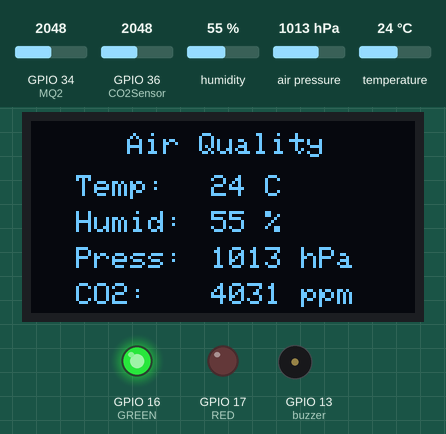
Bench run of a sketch on a simulated ESP32. Shown: 128×64 one-colour display, output pins drawn as LEDs (lit = HIGH), buzzer (waves = sounding, pin HIGH). Inputs (shaded band) come from the test bench; at power-on: GPIO 36 (CO2Sensor) = 2048, GPIO 34 (MQ2) = 2048, humidity 55 %, air pressure 1013 hPa, temperature 24 °C (analog values on the 0–4095 scale). WiFi joins after 1.5 s; servers stay silent unless stated; what the sketch prints to the serial monitor is not drawn.

Above: at 7.5 s.
7.6 s: GPIO 36 (CO2Sensor) set to 1987
At 9.1 s:
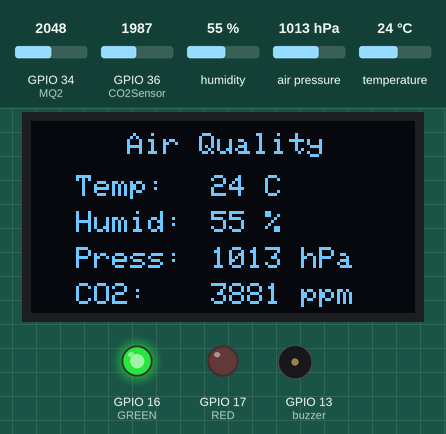
9.4 s: GPIO 34 (MQ2) set to 2354
11.0 s: GPIO 34 (MQ2) set to 2474
At 12.9 s:
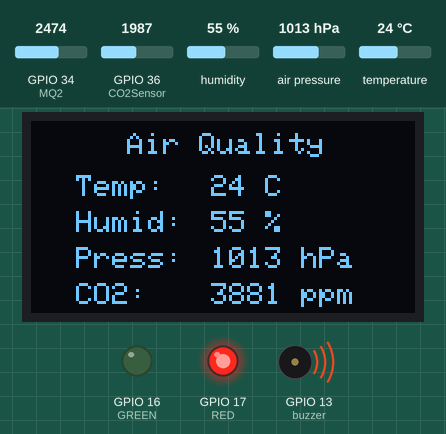
13.3 s: humidity set to 22 %
At 15.1 s:
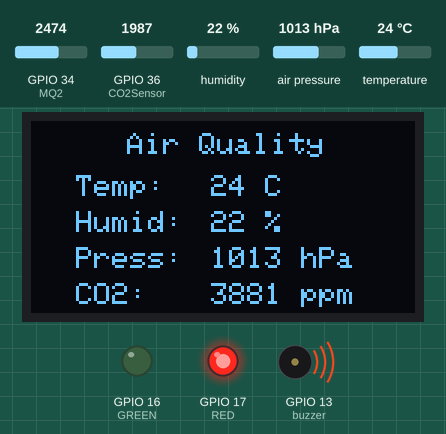
15.4 s: air pressure set to 952 hPa
At 16.6 s:
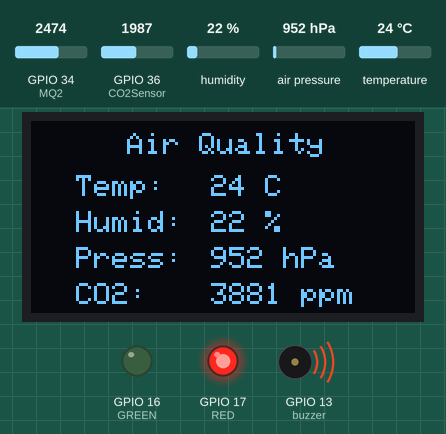
17.4 s: GPIO 36 (CO2Sensor) set to 358
At 19.1 s:
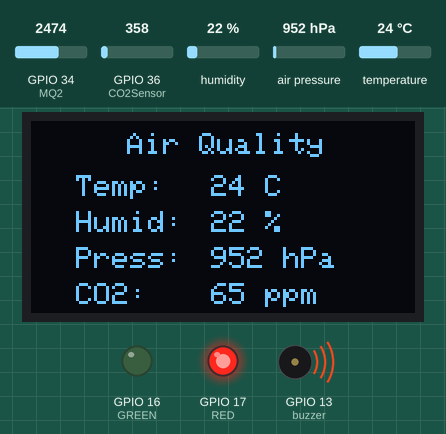
19.4 s: GPIO 36 (CO2Sensor) set to 303
At 20.9 s:
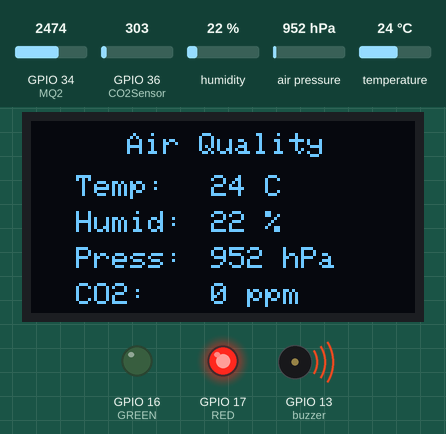
Timing chart, 0 to 22.4 s (numbered marks = the images above; inputs shaded):
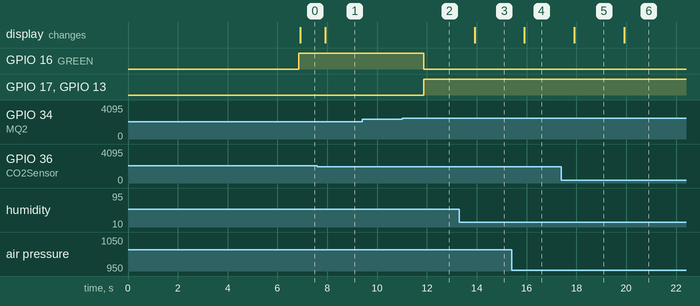

Measured:
- the behaviour switches between 2048 and 2047 on GPIO 36 (CO2Sensor) (found by bisection; images 0 and 1)
- the behaviour switches between 2403 and 2404 on GPIO 34 (MQ2) (found by bisection; images 1 and 2)
- after the input at 7.6 s, the display: changes after 0.32 s (image 1)
- after the input at 9.4 s, every drawn part: stays the same
- after the input at 11.0 s, GPIO 16 (GREEN): HIGH → LOW after 0.86 s; GPIO 17 (RED), GPIO 13 (buzzer): LOW → HIGH after 0.86 s
- after the input at 13.3 s, the display: changes after 0.62 s (image 3)
- after the input at 15.4 s, the display: changes after 0.51 s (image 4)
- after the input at 17.4 s, the display: changes after 0.51 s (image 5)
- after the input at 19.4 s, the display: changes after 0.51 s (image 6)

The sketch:

Air_Quality_New_Blynk2_ESP32.ino
```cpp
#define BLYNK_TEMPLATE_ID "TMPLvT7evAP3"
#define BLYNK_DEVICE_NAME "Blynk"
#define BLYNK_AUTH_TOKEN "5iXYo8D2VpHQ0q84BLAF8JRL7YgKLBb6"

#define BLYNK_PRINT Serial

#include <WiFi.h>
#include <WiFiClient.h>
#include <BlynkSimpleEsp32.h>

char auth[] = BLYNK_AUTH_TOKEN;
char ssid[] = "Chandra";
char pass[] = "passw0rd@22";

#include <Wire.h>
#include <Adafruit_Sensor.h>
#include <Adafruit_BME280.h>
#include <Adafruit_GFX.h>
#include <Adafruit_SH110X.h>

#define SCREEN_WIDTH 128 // OLED display width, in pixels
#define SCREEN_HEIGHT 64 // OLED display height, in pixels

#define OLED_RESET -1 // Reset pin # (or -1 if sharing Arduino reset pin)
Adafruit_SH1106G display(SCREEN_WIDTH, SCREEN_HEIGHT, &Wire, OLED_RESET); // Declaration for an SH1106 display connected to I2C (SDA, SCL pins)

// 'Air Quality', 128x64px
const unsigned char splash [] PROGMEM =
{
  0x00, 0x00, 0x00, 0x00, 0x00, 0x00, 0x00, 0x00, 0x00, 0x00, 0x00, 0x00, 0x00, 0x00, 0x00, 0x00,
  0x00, 0x00, 0x00, 0x00, 0x00, 0x00, 0x00, 0x00, 0x00, 0x00, 0x00, 0x00, 0x00, 0x00, 0x00, 0x00,
  0x00, 0x00, 0x00, 0x00, 0x00, 0x00, 0x00, 0x00, 0x00, 0x00, 0x00, 0x00, 0x00, 0x00, 0x00, 0x00,
  0x00, 0x00, 0x00, 0x00, 0x00, 0x00, 0x00, 0x00, 0x00, 0x00, 0x00, 0x00, 0x00, 0x00, 0x00, 0x00,
  0x00, 0x00, 0x00, 0x00, 0x00, 0x00, 0x00, 0x03, 0x80, 0x00, 0x00, 0x00, 0x00, 0x00, 0x00, 0x00,
  0x00, 0x00, 0x00, 0x00, 0x00, 0x00, 0x00, 0x07, 0xc0, 0x00, 0x00, 0x00, 0x00, 0x00, 0x00, 0x00,
  0x00, 0x00, 0x00, 0x00, 0x00, 0x00, 0x00, 0x0e, 0xe0, 0x00, 0x00, 0x00, 0x00, 0x00, 0x00, 0x00,
  0x00, 0x00, 0x00, 0x00, 0x00, 0x00, 0x00, 0x1c, 0x70, 0x00, 0x00, 0x00, 0x00, 0x00, 0x00, 0x00,
  0x00, 0x00, 0x00, 0x00, 0x00, 0x00, 0x00, 0x38, 0x38, 0x00, 0x00, 0x00, 0x00, 0x00, 0x00, 0x00,
  0x00, 0x00, 0x00, 0x00, 0x00, 0x00, 0x00, 0x70, 0x1c, 0x00, 0x00, 0x00, 0x00, 0x00, 0x00, 0x00,
  0x00, 0x00, 0x00, 0x00, 0x00, 0x00, 0x00, 0xe0, 0x0e, 0x00, 0x00, 0x00, 0x00, 0x00, 0x00, 0x00,
  0x00, 0x00, 0x00, 0x00, 0x00, 0x00, 0x01, 0xc0, 0x07, 0x00, 0x00, 0x00, 0x00, 0x00, 0x00, 0x00,
  0x00, 0x00, 0x00, 0x00, 0x00, 0x00, 0x03, 0x80, 0x03, 0xc0, 0x00, 0x00, 0x00, 0x00, 0x00, 0x00,
  0x00, 0x00, 0x00, 0x00, 0x00, 0x00, 0x07, 0x00, 0x00, 0xe0, 0x00, 0x00, 0x00, 0x00, 0x00, 0x00,
  0x00, 0x00, 0x00, 0x00, 0x00, 0x00, 0x0e, 0x00, 0x00, 0x70, 0x00, 0x00, 0x00, 0x00, 0x00, 0x00,
  0x00, 0x00, 0x00, 0x00, 0x00, 0x00, 0x1c, 0x00, 0x00, 0x38, 0x00, 0x00, 0x00, 0x00, 0x00, 0x00,
  0x00, 0x00, 0x00, 0x00, 0x00, 0x00, 0x38, 0x00, 0x00, 0x1c, 0x00, 0x00, 0x00, 0x00, 0x00, 0x00,
  0x00, 0x00, 0x00, 0x00, 0x00, 0x00, 0x70, 0x00, 0x00, 0x0e, 0x00, 0x00, 0x00, 0x00, 0x00, 0x00,
  0x00, 0x00, 0x00, 0x00, 0x00, 0x00, 0xe0, 0x00, 0x00, 0x07, 0x00, 0x00, 0x00, 0x00, 0x00, 0x00,
  0x00, 0x00, 0x00, 0x00, 0x00, 0x01, 0xc0, 0x00, 0x00, 0x03, 0x80, 0x00, 0x00, 0x00, 0x00, 0x00,
  0x00, 0x00, 0x00, 0x00, 0x00, 0x03, 0x80, 0x00, 0x00, 0x01, 0xc0, 0x00, 0x00, 0x00, 0x00, 0x00,
  0x00, 0x00, 0x00, 0x00, 0x00, 0x07, 0x00, 0x00, 0x00, 0x00, 0xe0, 0x00, 0x00, 0x00, 0x00, 0x00,
  0x00, 0x00, 0x00, 0x00, 0x00, 0x0e, 0x00, 0x00, 0x00, 0x00, 0x70, 0x00, 0x00, 0x00, 0x00, 0x00,
  0x00, 0x00, 0x00, 0x00, 0x00, 0x0c, 0x61, 0xf1, 0xf0, 0x06, 0x30, 0x00, 0x00, 0x00, 0x00, 0x00,
  0x00, 0x00, 0x00, 0x00, 0x00, 0x00, 0x63, 0x9b, 0x38, 0x06, 0x00, 0x00, 0x00, 0x00, 0x00, 0x00,
  0x00, 0x00, 0x00, 0x00, 0x00, 0x00, 0x63, 0x06, 0x18, 0x06, 0x00, 0x00, 0x00, 0x00, 0x00, 0x00,
  0x00, 0x00, 0x00, 0x00, 0x00, 0x00, 0x63, 0x06, 0x0c, 0x06, 0x00, 0x00, 0x00, 0x00, 0x00, 0x00,
  0x00, 0x00, 0x00, 0x00, 0x00, 0x00, 0x63, 0x06, 0x0c, 0x06, 0x00, 0x00, 0x00, 0x00, 0x00, 0x00,
  0x00, 0x00, 0x00, 0x00, 0x00, 0x00, 0x63, 0x06, 0x08, 0x06, 0x00, 0x00, 0x00, 0x00, 0x00, 0x00,
  0x00, 0x00, 0x00, 0x00, 0x00, 0x00, 0x63, 0x06, 0x19, 0xc6, 0x00, 0x00, 0x00, 0x00, 0x00, 0x00,
  0x00, 0x00, 0x00, 0x00, 0x00, 0x00, 0x63, 0xfb, 0xb8, 0xc6, 0x00, 0x00, 0x00, 0x00, 0x00, 0x00,
  0x00, 0x00, 0x00, 0x00, 0x00, 0x00, 0x61, 0xf1, 0xf0, 0xc6, 0x00, 0x00, 0x00, 0x00, 0x00, 0x00,
  0x00, 0x00, 0x00, 0x00, 0x00, 0x00, 0x60, 0x00, 0x00, 0xc6, 0x00, 0x00, 0x00, 0x00, 0x00, 0x00,
  0x00, 0x00, 0x00, 0x00, 0x00, 0x00, 0x60, 0x00, 0x01, 0x86, 0x00, 0x00, 0x00, 0x00, 0x00, 0x00,
  0x00, 0x00, 0x00, 0x00, 0x00, 0x00, 0x60, 0x00, 0x03, 0xc6, 0x00, 0x00, 0x00, 0x00, 0x00, 0x00,
  0x00, 0x00, 0x00, 0x00, 0x00, 0x00, 0x60, 0x00, 0x01, 0xc6, 0x00, 0x00, 0x00, 0x00, 0x00, 0x00,
  0x00, 0x00, 0x00, 0x00, 0x00, 0x00, 0x60, 0x00, 0x00, 0x06, 0x00, 0x00, 0x00, 0x00, 0x00, 0x00,
  0x00, 0x00, 0x00, 0x00, 0x00, 0x00, 0x60, 0x00, 0x00, 0x06, 0x00, 0x00, 0x00, 0x00, 0x00, 0x00,
  0x00, 0x00, 0x00, 0x00, 0x00, 0x00, 0x60, 0x00, 0x00, 0x06, 0x00, 0x00, 0x00, 0x00, 0x00, 0x00,
  0x00, 0x00, 0x00, 0x00, 0x00, 0x00, 0x60, 0x00, 0x00, 0x06, 0x00, 0x00, 0x00, 0x00, 0x00, 0x00,
  0x00, 0x00, 0x00, 0x00, 0x00, 0x00, 0x60, 0x00, 0x00, 0x06, 0x00, 0x00, 0x00, 0x00, 0x00, 0x00,
  0x00, 0x00, 0x00, 0x00, 0x00, 0x00, 0x60, 0x00, 0x00, 0x06, 0x00, 0x00, 0x00, 0x00, 0x00, 0x00,
  0x00, 0x00, 0x00, 0x00, 0x00, 0x00, 0x60, 0x00, 0x00, 0x06, 0x00, 0x00, 0x00, 0x00, 0x00, 0x00,
  0x00, 0x00, 0x00, 0x00, 0x00, 0x00, 0x60, 0x00, 0x00, 0x06, 0x00, 0x00, 0x00, 0x00, 0x00, 0x00,
  0x00, 0x00, 0x00, 0x00, 0x00, 0x00, 0x60, 0x00, 0x00, 0x06, 0x00, 0x00, 0x00, 0x00, 0x00, 0x00,
  0x00, 0x00, 0x00, 0x00, 0x00, 0x00, 0x70, 0x00, 0x00, 0x0c, 0x00, 0x00, 0x00, 0x00, 0x00, 0x00,
  0x00, 0x00, 0x00, 0x00, 0x00, 0x00, 0x3f, 0xff, 0xff, 0xfc, 0x00, 0x00, 0x00, 0x00, 0x00, 0x00,
  0x00, 0x00, 0x00, 0x00, 0x00, 0x00, 0x1f, 0xff, 0xff, 0xf8, 0x00, 0x00, 0x00, 0x00, 0x00, 0x00,
  0x00, 0x00, 0x00, 0x00, 0x00, 0x00, 0x00, 0x00, 0x00, 0x00, 0x00, 0x00, 0x00, 0x00, 0x00, 0x00,
  0x00, 0x00, 0x00, 0x00, 0x00, 0x00, 0x00, 0x00, 0x00, 0x00, 0x00, 0x00, 0x00, 0x00, 0x00, 0x00,
  0x00, 0x00, 0x00, 0x00, 0x00, 0x00, 0x00, 0x00, 0x00, 0x00, 0x00, 0x00, 0x00, 0x00, 0x00, 0x00,
  0x00, 0x00, 0x00, 0x00, 0x00, 0x00, 0x00, 0x00, 0x00, 0x00, 0x00, 0x00, 0x00, 0x00, 0x00, 0x00,
  0x00, 0x00, 0x00, 0x00, 0x00, 0x00, 0x00, 0x00, 0x00, 0x00, 0x00, 0x00, 0x00, 0x00, 0x00, 0x00,
  0x00, 0x00, 0x00, 0x00, 0x00, 0x00, 0x00, 0x00, 0x00, 0x00, 0x00, 0x00, 0x00, 0x00, 0x00, 0x00,
  0x00, 0x00, 0x00, 0x00, 0x00, 0x00, 0x00, 0x00, 0x00, 0x00, 0x00, 0x00, 0x00, 0x00, 0x00, 0x00,
  0x00, 0x00, 0x00, 0x00, 0x00, 0x00, 0x00, 0x00, 0x00, 0x00, 0x00, 0x00, 0x00, 0x00, 0x00, 0x00,
  0x00, 0x00, 0x00, 0x00, 0x00, 0x00, 0x00, 0x00, 0x00, 0x00, 0x00, 0x00, 0x00, 0x00, 0x00, 0x00,
  0x00, 0x00, 0x00, 0x00, 0x00, 0x00, 0x00, 0x00, 0x00, 0x00, 0x00, 0x00, 0x00, 0x00, 0x00, 0x00,
  0x00, 0x00, 0x00, 0x00, 0x00, 0x00, 0x00, 0x00, 0x00, 0x00, 0x00, 0x00, 0x00, 0x00, 0x00, 0x00,
  0x00, 0x00, 0x00, 0x00, 0x00, 0x00, 0x00, 0x00, 0x00, 0x00, 0x00, 0x00, 0x00, 0x00, 0x00, 0x00,
  0x00, 0x00, 0x00, 0x00, 0x00, 0x00, 0x00, 0x00, 0x00, 0x00, 0x00, 0x00, 0x00, 0x00, 0x00, 0x00,
  0x00, 0x00, 0x00, 0x00, 0x00, 0x00, 0x00, 0x00, 0x00, 0x00, 0x00, 0x00, 0x00, 0x00, 0x00, 0x00,
  0x00, 0x00, 0x00, 0x00, 0x00, 0x00, 0x00, 0x00, 0x00, 0x00, 0x00, 0x00, 0x00, 0x00, 0x00, 0x00,
  0x00, 0x00, 0x00, 0x00, 0x00, 0x00, 0x00, 0x00, 0x00, 0x00, 0x00, 0x00, 0x00, 0x00, 0x00, 0x00
};

int CO2Sensor = 36;

Adafruit_BME280 bme;

int temp = 0;
int humid = 0;
int pressure = 0;
int CO2 = 0;
BlynkTimer timer;


#define MQ2 34
#define GREEN 16
#define RED 17
#define buzzer  13
int MQ2_Val = 0;

void setup() //Setup function - only function that is run in deep sleep mode
{
  Serial.begin(9600); //Start the serial output at 115,200 baud
  pinMode(GREEN, OUTPUT);
  pinMode(RED, OUTPUT);
  pinMode(buzzer, OUTPUT);

  analogReadResolution(10); //Set the resolution of the analogue input
  if (!display.begin(0x3C)) //Connect to the OLED display
  {
    Serial.println(F("SH1106 allocation failed")); //If connection fails
    for (;;); //Don't proceed, loop forever
  }
  display.clearDisplay(); //Clear the display
  display.setTextColor(SH110X_WHITE); //Set the text colour to white
  display.drawBitmap(0, 0, splash, 128, 64, SH110X_WHITE); //Display bitmap from array
  display.setTextSize(1); //Set the text size
  display.setCursor(30, 50);
  display.print(F("Air Quality"));
  display.display();

  unsigned status;
  status = bme.begin(); //Connect to BME sensor
  if (!status)
  {
    Serial.println("Could not find a valid BME280 sensor");
  }
  delay(2000);
  Blynk.begin(auth, ssid, pass);//Splash screen delay
  delay(2000);
  timer.setInterval(1000L, mySensor);
}

void loop() //Loop function
{
  Blynk.run();
  timer.run();
}

void mySensor()
{

  recTemp ();
  recHumid ();
  recPress ();
  recCO2 ();
  mq2_data();
  Blynk.virtualWrite(V0, temp);
  Blynk.virtualWrite(V1, humid);
  Blynk.virtualWrite(V2, pressure);
  Blynk.virtualWrite(V3, CO2);
  Blynk.virtualWrite(V4, MQ2_Val);

  Serial.print("Temp: ");
  Serial.println(temp);
  Serial.print("Humidity: ");
  Serial.println(humid);
  Serial.print("Pressure: ");
  Serial.println(pressure);
  Serial.print("CO2: ");
  Serial.println(CO2);
  if (CO2 <= 0)
  {
    CO2=0;
    Serial.println(CO2);
  }
//   else
//   {
//     Serial.println("Preheating");
//   }
  display.clearDisplay(); //Clear display
  display.setCursor(32, 4);
  display.print(F("Air Quality"));
  display.setCursor(15, 18); //Set the display cursor position
  display.print(F("Temp: ")); //Set the display text
  display.setCursor(60, 18);
  display.print(temp);
  display.print(F(" C"));
  display.setCursor(15, 30);
  display.print(F("Humid: "));
  display.setCursor(60, 30);
  display.print(humid);
  display.print(F(" %"));
  display.setCursor(15, 42);
  display.print(F("Press: "));
  display.setCursor(60, 42);
  display.print(pressure);
  display.print(F(" hPa"));
  display.setCursor(15, 54);
  display.print(F("CO2: "));
  display.setCursor(60, 54);
  display.print(CO2);
  display.print(F(" ppm"));
  display.setCursor(15, 70);
  display.print(F("MQ2: "));
  display.setCursor(60, 70);
  display.print(MQ2_Val);
  display.print(F(" ppm"));
//   if (CO2 >= 0)
//   {
//     display.print(CO2);
//     display.print(F(" ppm"));
//   }
//   else
//   {
//     display.print(F("Preheating"));
//   }
  display.display(); //Output the display text
}

void recTemp () //Function to record the temperature
{
  temp = bme.readTemperature();
}

void recHumid () //Function to record the humidity
{
  humid = bme.readHumidity();
  if (humid > 100)
    humid = 100;
}

void recPress () //Function to record the pressure
{
  pressure = bme.readPressure() / 100;
}

void recCO2 ()
{
  int sensorValue = analogRead(CO2Sensor);
  Serial.print("Sensor Reading: ");
  Serial.println(sensorValue);
  float voltage = sensorValue * (3300 / 1023) + 154;
  Serial.print("Voltage: ");
  Serial.println(voltage);
  CO2 = (voltage - 400) * 50 / 16;
//   if (voltage < 400)
//   {
//     CO2 = -1;
//   }
//   else
//   {
//     CO2 = (voltage - 400) * 50 / 16;
//   }
}

void mq2_data()
{
  MQ2_Val = analogRead(MQ2);

  if (MQ2_Val > 600)
  {
    Blynk.notify("Gas Detected!");
    digitalWrite(GREEN, LOW);
    digitalWrite(RED, HIGH);
    digitalWrite(buzzer, HIGH);

  }

  else
  {
    digitalWrite(GREEN, HIGH);
    digitalWrite(RED, LOW);
    digitalWrite(buzzer, LOW);
  }
}
```
